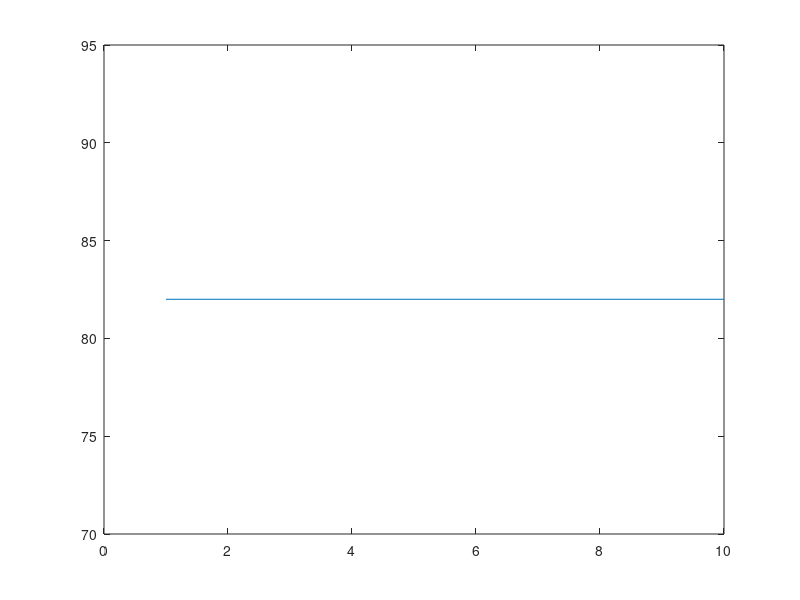

MATLAB code to generate this figure:
Generacion(1)=82.000000;
Generacion(2)=82.000000;
Generacion(3)=82.000000;
Generacion(4)=82.000000;
Generacion(5)=82.000000;
Generacion(6)=82.000000;
Generacion(7)=82.000000;
Generacion(8)=82.000000;
Generacion(9)=82.000000;
Generacion(10)=82.000000;
figure,plot(1:10,Generacion);
